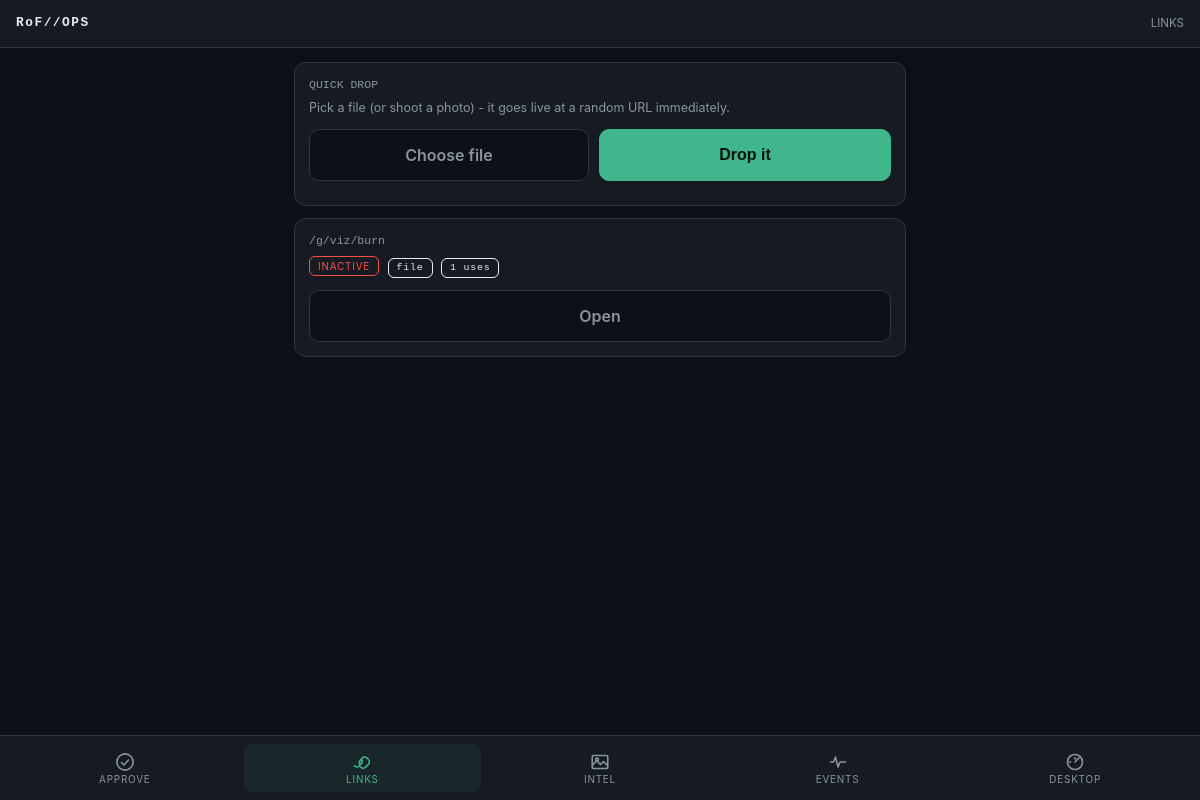
Page /m/links/ (signed in) on the earlier database version.
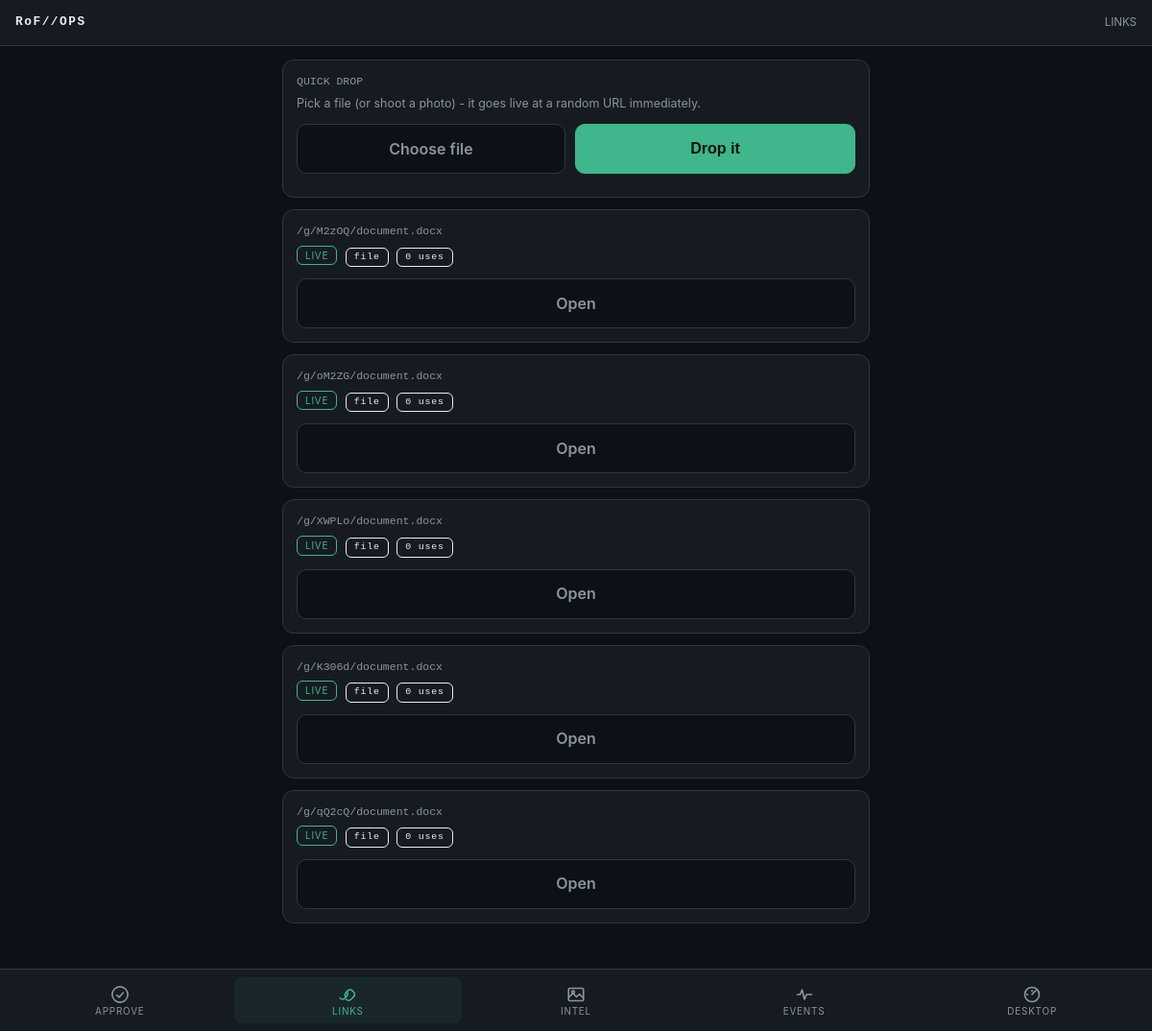
Same page on the later database version.
### gates/models.py (models this page shows, shortened)
class DeliveryLink(models.Model):
    KIND_CHOICES = [
        ("key", "Display a key"),
        ("file", "Gated file download"),
        ("proxy", "Proxy content from pwndrop"),
    ]
    GATE_CHOICES = [
        ("none", "No gate"),
        ("token", "Static shared token"),
        ("totp", "Time-based code (TOTP-style)"),
        ("submission", "Requires encrypted info submission"),
        ("network", "IP / User-Agent only (network profile)"),
    ]
    CIPHER_CHOICES = [
        ("none", "None"),
        ("base64", "Base64"),
        ("xor", "XOR"),
        ("aes256", "AES-256-CBC"),
    ]
    PLACEHOLDER_CHOICES = [
        ("blank", "Blank 204 response"),
        ("placeholder", "Placeholder page"),
        ("decoy", "Decoy page"),
        ("loading", "Loading page (auto-retries until admitted)"),
        ("fingerprint", "Fingerprint page, then loading (collects visitor intel)"),
    ]
    DENY_CHOICES = [
        ("not_found", "404"),
        ("decoy", "Decoy page"),
        ("benevolent", "Benevolent payload / message"),
    ]
    STATUS_CHOICES = [
        ("pending", "Pending"),
        ("approved", "Approved"),
        ("denied", "Denied"),
    ]
    path = models.CharField(max_length=240, unique=True, validators=[validate_gate_path],
                            help_text="Public path, e.g. /g/updates/x7Q9. Must start with the configured gate base path.")
    kind = models.CharField(max_length=10, choices=KIND_CHOICES)
    label = models.CharField(max_length=120, blank=True)
    agent_label = models.CharField(max_length=120, blank=True, help_text="Free-form tag, e.g. agent/build name this link was generated for.")
    campaign = models.ForeignKey(Campaign, null=True, blank=True, on_delete=models.SET_NULL,
                                 related_name="links", help_text="Operation this link belongs to.")
    key_text = models.TextField(blank=True, help_text="Plain content for kind=key.")
    pwndrop_url = models.URLField(blank=True, help_text="Source URL fetched server-side for kind=proxy (pwndrop location is never exposed to the client).")
    payload = models.FileField(upload_to="payloads/", blank=True, null=True)
    serve_as = models.CharField(max_length=200, blank=True,
                                help_text="Filename presented to the visitor on download, e.g. the stored fwfafs.exe downloads as helper.pdf.exe. Empty = the real/uploaded name.")
    post_download_redirect = models.BooleanField(
        default=True,
        help_text="File/proxy links: serve an interstitial that starts the download, then send the visitor to a harmless page.")
    post_download_url = models.URLField(blank=True,
                                        help_text="Custom page after the download. Empty = the link's benevolent target.")
    benevolent_target = models.URLField(
        blank=True,
        help_text="Harmless destination after download. Picked randomly once at creation; stable afterwards (not rotated).")
    loading_page = models.CharField(
        max_length=120, blank=True,
        help_text="Custom page from ./loading/ for the 'loading' held view. Empty = built-in page.")
    fingerprint_page = models.CharField(
        max_length=120, blank=True,
        help_text="Custom page from ./fingerprint/ for the 'fingerprint' held view. Empty = built-in page.")
    download_page = models.CharField(
        max_length=120, blank=True,
        help_text="Custom interstitial from ./download/ for the after-download flow. Tokens: %DOWNLOAD_URL%, %TARGET%, %FILENAME%.")
    benevolent_page = models.CharField(
        max_length=120, blank=True,
        help_text="Custom page from ./benevolent/ served as the deny response (on_deny = benevolent). Beats benevolent text when set.")
    benevolent_text = models.TextField(blank=True, help_text="Plain response served when a request is denied and on_deny=benevolent.")
    benevolent_file = models.FileField(upload_to="benevolent/", blank=True, null=True)
    gate_type = models.CharField(max_length=12, choices=GATE_CHOICES, default="none")
    gate_token = models.CharField(max_length=200, blank=True, help_text="Static shared token for gate_type=token.")
    totp_secret = models.CharField(max_length=200, blank=True, help_text="Secret for gate_type=totp.")
    totp_window = models.PositiveIntegerField(default=30, help_text="Seconds per TOTP window.")
    cipher = models.CharField(max_length=10, choices=CIPHER_CHOICES, default="none",
                              help_text="How submitted blobs are decoded/decrypted for gate_type=submission.")
    cipher_key = models.CharField(max_length=200, blank=True, help_text="Hex or passphrase key for xor/aes256.")
    cipher_iv = models.CharField(max_length=64, blank=True, help_text="IV for aes256 (hex).")
    expected_fields = models.JSONField(default=list, blank=True,
                                       help_text="JSON list of field names that must exist in the decrypted submission.")
    placeholder = models.CharField(max_length=12, choices=PLACEHOLDER_CHOICES, default="blank")
    on_deny = models.CharField(max_length=12, choices=DENY_CHOICES, default="not_found")
    requires_approval = models.BooleanField(default=False, help_text="Verification gate: an operator must approve before content is released.")
    manual_admission = models.BooleanField(default=False,
                                           help_text="Operator admits each new visitor (per source IP) after the gate passes. Default-on for the network gate.")
    admission_ttl = models.PositiveIntegerField(
        default=0,
        help_text="Seconds an admission stays valid (sticky window). 0 = admitted forever.")
    auto_rules = models.JSONField(default=list, blank=True, validators=[validate_auto_rules],
                                  help_text="Optional auto-decision rules (JSON). First matching rule approves/denies; no match stays manual.")
    domain = models.CharField(max_length=253, blank=True, validators=[validate_redirector_domain],
                              help_text="Which redirector domain serves this link (must be in REDIRECTOR_DOMAINS when configured).")
    ja3_fingerprint = models.CharField(max_length=64, blank=True,
                                       help_text="Require this JA3 hash (set by an OpenResty fingerprint front layer via X-JA3-Fingerprint).")
    ja4_fingerprint = models.CharField(max_length=64, blank=True,
                                       help_text="Require this JA4 hash (X-JA4-Fingerprint header).")
    watermark = models.BooleanField(default=False,
                                    help_text="Append a unique per-release marker to served content so leaks trace back to this link and use.")
    allowed_uas = models.JSONField(default=list, blank=True, validators=[validate_regex_list],
                                   help_text="JSON list of UA regex patterns; empty = any. Requests whose User-Agent matches none are turned away silently.")
    allowed_ips = models.JSONField(default=list, blank=True, validators=[validate_cidr_list],
                                   help_text="JSON list of IPs/CIDRs allowed to see this link; empty = any.")
    header_contract = models.JSONField(default=list, blank=True, validators=[validate_header_contract],
                                       help_text='Malleable-profile contract: [{"name": "X-Api-Version", "value": "2.1"}] exact or {"name": ..., "pattern": "regex"}. Requests missing or mismatching a header are dropped.')
    track_param = models.CharField(max_length=12, blank=True,
                                   help_text="Query param carrying the per-target ID (e.g. 'ffs' in ?ffs=403230). Empty = no tracking.")
    track_ids = models.JSONField(default=list, blank=True,
                                 help_text="Registered per-target IDs (1-32 chars each).")
    require_track_id = models.BooleanField(
        default=False,
        help_text="ID-tracked: a hit without a registered ID gets the decoy; anything unregistered looks like a wrong path.")
    replay_dedupe = models.BooleanField(default=False,
                                        help_text="Refuse a request that repeats an earlier accepted request verbatim (method + path + query + UA + body).")
    active_window_start = models.TimeField(null=True, blank=True,
                                           help_text="Serve only after this UTC time of day (both window fields empty = always).")
    active_window_end = models.TimeField(null=True, blank=True,
                                         help_text="Serve only before this UTC time of day; windows may cross midnight (22:00-02:00).")
    approval_status = models.CharField(max_length=10, choices=STATUS_CHOICES, default="pending")
    decided_by = models.ForeignKey(settings.AUTH_USER_MODEL, null=True, blank=True, on_delete=models.SET_NULL, related_name="gate_decisions")
    decided_at = models.DateTimeField(null=True, blank=True)
    one_time = models.BooleanField(default=False, help_text="Deactivate automatically after the first successful release.")
    max_uses = models.PositiveIntegerField(default=0, help_text="0 = unlimited. Otherwise the link deactivates after this many releases.")
    serve_num = models.PositiveIntegerField(default=1,
                                            help_text="Serve the payload on N of every M passing requests (numerator). 1/1 = always.")
    serve_den = models.PositiveIntegerField(default=1,
                                            help_text="Denominator of the serve ratio, e.g. 3/7 serves ~43% of passing requests.")
    expires_at = models.DateTimeField(null=True, blank=True)
    active = models.BooleanField(default=True)
    hit_count = models.PositiveIntegerField(default=0)
    created_by = models.ForeignKey(settings.AUTH_USER_MODEL, null=True, blank=True, on_delete=models.SET_NULL, related_name="delivery_links")
    created_at = models.DateTimeField(auto_now_add=True)
    updated_at = models.DateTimeField(auto_now=True)
    class Meta:
        ordering = ["-created_at"]

### gates/mobile.py (the view)
# urls.py: path("links/", views.DeliveryLinkList.as_view(), name="api-links"),
@login_required
def links(request):
    paginator = Paginator(DeliveryLink.objects.all(), 15)
    page = paginator.get_page(request.GET.get("page"))
    return render(request, "mobile/links.html", {"title": "Links", "page": page, "links": page.object_list})

### accounts/context_processors.py (called while the page is built)
def panel_context(request):
    user = request.user
    theme = getattr(user, "theme", "default") if user.is_authenticated else "default"
    return {
        "is_administrator": is_administrator(user),
        "panel_name": "RoF//OPS",
        "theme": theme,
    }

### accounts/permissions.py (called while the page is built)
def is_administrator(user):
    return bool(user.is_authenticated and user.is_active and (user.is_superuser or user.groups.filter(name="Administrator").exists()))

### gates/services.py (called while the page is built)
def _remote_is_trusted(remote):
    if not remote:
        return False
    try:
        address = ipaddress.ip_address(remote)
    except ValueError:
        return False
    for entry in getattr(settings, "TRUSTED_PROXIES", ("127.0.0.1", "::1")):
        try:
            if "/" in entry:
                if address in ipaddress.ip_network(entry, strict=False):
                    return True
            elif address == ipaddress.ip_address(entry):
                return True
        except ValueError:
            continue
    return False

### templates/mobile/links.html (shortened to what this page needs)
{% extends "mobile/base.html" %}
{% block content %}
<div class="card">
  <div class="path">QUICK DROP</div>
  <p class="muted" style="font-size:.78rem;margin:6px 0 0">Pick a file (or shoot a photo) - it goes live at a random URL immediately.</p>
  <div class="row">
    <label class="btn secondary" style="display:flex;align-items:center;justify-content:center">Choose file<input type="file" id="qd-file" style="display:none"></label>
    <button class="btn primary" type="button" id="qd-go">Drop it</button>
  </div>
</div>
{% for link in links %}
<div class="card">
  <div class="path">{{ link.path }}</div>
  <div>
    <span class="badge {% if not link.active %}bad{% elif link.requires_approval and link.approval_status == 'pending' %}warn{% else %}good{% endif %}">
      {% if not link.active %}INACTIVE{% elif link.requires_approval %}{{ link.approval_status|upper }}{% else %}LIVE{% endif %}
    </span>
    <span class="badge mono">{{ link.kind }}</span>
    <span class="badge mono">{{ link.hit_count }}{% if link.max_uses %}/{{ link.max_uses }}{% endif %} uses</span>
  </div>
  <div class="row"><a class="btn secondary" style="display:flex;align-items:center;justify-content:center;text-decoration:none" href="{% url 'm-link' link.pk %}">Open</a></div>
</div>
{% empty %}<div class="empty"><strong>No links</strong><p style="font-size:.8rem;margin-top:8px">Drop a file above for an instant live URL.</p></div>{% endfor %}
{% endblock %}

Differences in the rows shown:
removed DeliveryLink: path "/g/viz/burn", active "INACTIVE", kind "file", hit_count "1"
added DeliveryLink: path "/g/M2zOQ/document.docx", active "LIVE", kind "file", hit_count "0"
added DeliveryLink: path "/g/oM2ZG/document.docx", active "LIVE", kind "file", hit_count "0"
added DeliveryLink: path "/g/XWPLo/document.docx", active "LIVE", kind "file", hit_count "0"
added DeliveryLink: path "/g/K306d/document.docx", active "LIVE", kind "file", hit_count "0"
added DeliveryLink: path "/g/qQ2cQ/document.docx", active "LIVE", kind "file", hit_count "0"
